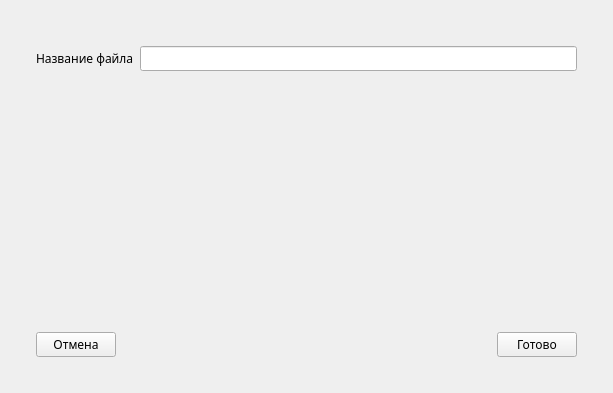
<?xml version="1.0" encoding="UTF-8"?>
<ui version="4.0">
 <class>NewFile</class>
 <widget class="QWidget" name="NewFile">
  <property name="geometry">
   <rect>
    <x>0</x>
    <y>0</y>
    <width>613</width>
    <height>393</height>
   </rect>
  </property>
  <property name="windowTitle">
   <string>Новый файл</string>
  </property>
  <property name="windowIcon">
   <iconset>
    <normaloff>../build-IDE-Desktop_Qt_5_15_2_MinGW_64_bit-Debug/icon.png</normaloff>../build-IDE-Desktop_Qt_5_15_2_MinGW_64_bit-Debug/icon.png</iconset>
  </property>
  <layout class="QVBoxLayout" name="verticalLayout">
   <item>
    <layout class="QHBoxLayout" name="nameNewFileBlock">
     <property name="leftMargin">
      <number>25</number>
     </property>
     <property name="topMargin">
      <number>35</number>
     </property>
     <property name="rightMargin">
      <number>25</number>
     </property>
     <item alignment="Qt::AlignTop">
      <widget class="QLabel" name="labelNameNewFile">
       <property name="minimumSize">
        <size>
         <width>0</width>
         <height>25</height>
        </size>
       </property>
       <property name="font">
        <font>
         <family>Trebuchet MS</family>
         <pointsize>9</pointsize>
        </font>
       </property>
       <property name="text">
        <string>Название файла</string>
       </property>
      </widget>
     </item>
     <item alignment="Qt::AlignTop">
      <widget class="QLineEdit" name="nameNewFile">
       <property name="minimumSize">
        <size>
         <width>0</width>
         <height>25</height>
        </size>
       </property>
       <property name="font">
        <font>
         <family>Trebuchet MS</family>
         <pointsize>9</pointsize>
        </font>
       </property>
      </widget>
     </item>
    </layout>
   </item>
   <item>
    <layout class="QHBoxLayout" name="Stages">
     <property name="leftMargin">
      <number>25</number>
     </property>
     <property name="rightMargin">
      <number>25</number>
     </property>
     <property name="bottomMargin">
      <number>25</number>
     </property>
     <item alignment="Qt::AlignLeft|Qt::AlignBottom">
      <widget class="QPushButton" name="backButton">
       <property name="minimumSize">
        <size>
         <width>0</width>
         <height>25</height>
        </size>
       </property>
       <property name="font">
        <font>
         <family>Trebuchet MS</family>
         <pointsize>9</pointsize>
        </font>
       </property>
       <property name="text">
        <string>Отмена</string>
       </property>
      </widget>
     </item>
     <item alignment="Qt::AlignRight|Qt::AlignBottom">
      <widget class="QPushButton" name="readyButton">
       <property name="minimumSize">
        <size>
         <width>0</width>
         <height>25</height>
        </size>
       </property>
       <property name="font">
        <font>
         <family>Trebuchet MS</family>
         <pointsize>9</pointsize>
        </font>
       </property>
       <property name="text">
        <string>Готово</string>
       </property>
      </widget>
     </item>
    </layout>
   </item>
  </layout>
 </widget>
 <resources/>
 <connections/>
</ui>
